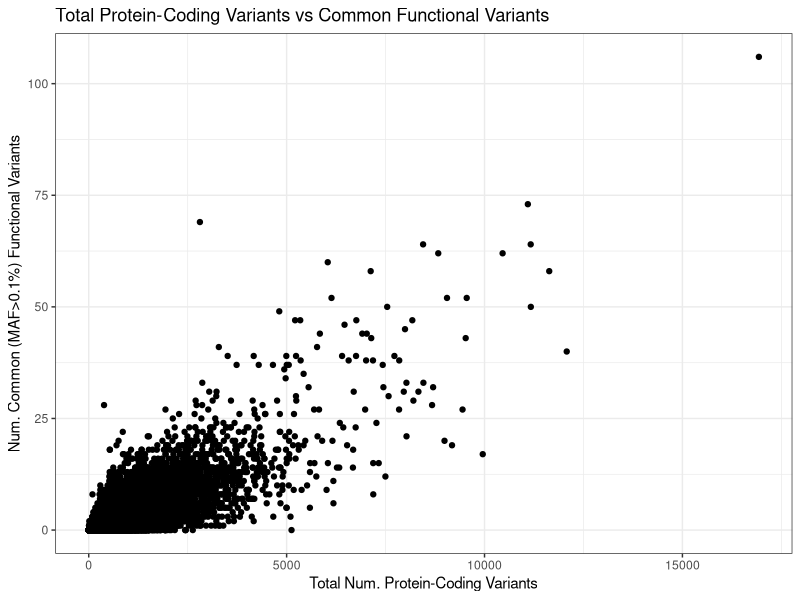
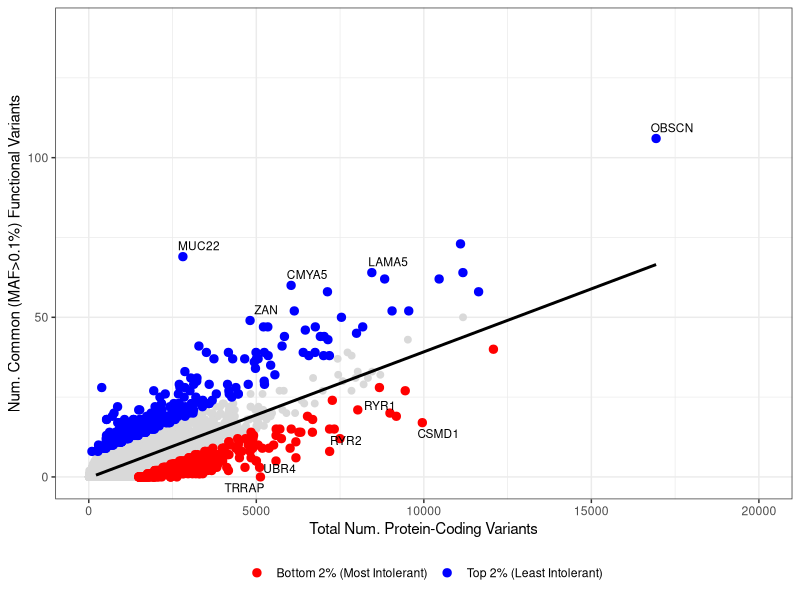

Generate these figures, in order, with R:
## ---- chunk 1
knitr::opts_chunk$set(echo = TRUE)

library(tidyverse)
library(ggrepel)
## ---- chunk 2
gene_df <- read_tsv("gnomAD_gene_counts_subset_RVIS_upd.tsv")
head(gene_df)
## ---- chunk 3
## generate a scatterplot of the data
gene_df_filt <- gene_df %>% filter(num_common_functional<140)
ggplot(data=gene_df_filt, mapping=aes(x=total_coding_variants, y=num_common_functional)) +
  geom_point() +
  xlab("Total Num. Protein-Coding Variants") +
  ylab("Num. Common (MAF>0.1%) Functional Variants") +
  theme_bw() +
  ggtitle("Total Protein-Coding Variants vs Common Functional Variants") 
## ---- chunk 4
rvis_regress <- lm(num_common_functional ~ total_coding_variants, data=gene_df)
summary(rvis_regress)
## ---- chunk 5
student_resid <- rstudent(rvis_regress)
head(student_resid)
## ---- chunk 6
gene_df$RVIS = student_resid
## ---- chunk 7
## to create a plot like the one in the paper
gene_df <- gene_df %>%
  mutate(RVIS_group = case_when(RVIS <= quantile(RVIS, 0.02) ~ "Bottom 2% (Most Intolerant)",
                                RVIS >= quantile(RVIS, 0.98) ~ "Top 2% (Least Intolerant)",
                                TRUE ~ ""))

gene_df_2 <- gene_df %>% filter(num_common_functional<140)

label_df <- bind_rows(
  slice_max(gene_df_2, RVIS, n = 5),
  slice_min(gene_df_2, RVIS, n = 5)
)

ggplot(gene_df, aes(y=num_common_functional, x=total_coding_variants)) +
  geom_point(color = "grey85", size = 2) +
  geom_point(
    data = filter(gene_df, RVIS_group != ""),
    aes(color = RVIS_group),
    size = 2.5
  ) +
  geom_smooth(method = "lm", se = FALSE, color = "black") +
  scale_color_manual(
    values = c(
      "Bottom 2% (Most Intolerant)" = "red",
      "Top 2% (Least Intolerant)" = "blue"
    )
  ) +
  theme_bw() +
  geom_text_repel(data = label_df, aes(label = gene), size = 3) +
  xlab("Total Num. Protein-Coding Variants") +
  ylab("Num. Common (MAF>0.1%) Functional Variants") +
  theme(legend.title = element_blank(),
        legend.position = "bottom") +
  ylim(c(0,140)) +
  xlim(c(0,20000))
## ---- chunk 8
extremes_df <- bind_rows(
  slice_max(gene_df, RVIS, n = 10),
  slice_min(gene_df, RVIS, n = 10)
)
print(extremes_df)
## ---- chunk 9
gene_df <- gene_df %>% mutate(RVIS_percentile = percent_rank(RVIS)*100)
## ---- chunk 10
## disease gene associated with developmental epileptic encephalopathy
gene_df %>% filter(gene=="SCN1A")
## ---- chunk 11
## disease gene associated with Kabuki syndrome
gene_df %>% filter(gene=="KMT2D")
## ---- chunk 12
gene_df %>% filter(gene=="SETD1A")
## ---- chunk 13
gene_df %>% filter(gene=="ARID1B")
## ---- chunk 14
gene_df %>% filter(gene=="POGZ")
## ---- chunk 15
gene_df %>% filter(gene=="OR10G4")
## ---- chunk 16
gene_df %>% filter(gene=="TAS1R2")
## ---- chunk 17
gene_df %>% filter(gene=="OR1A1")
